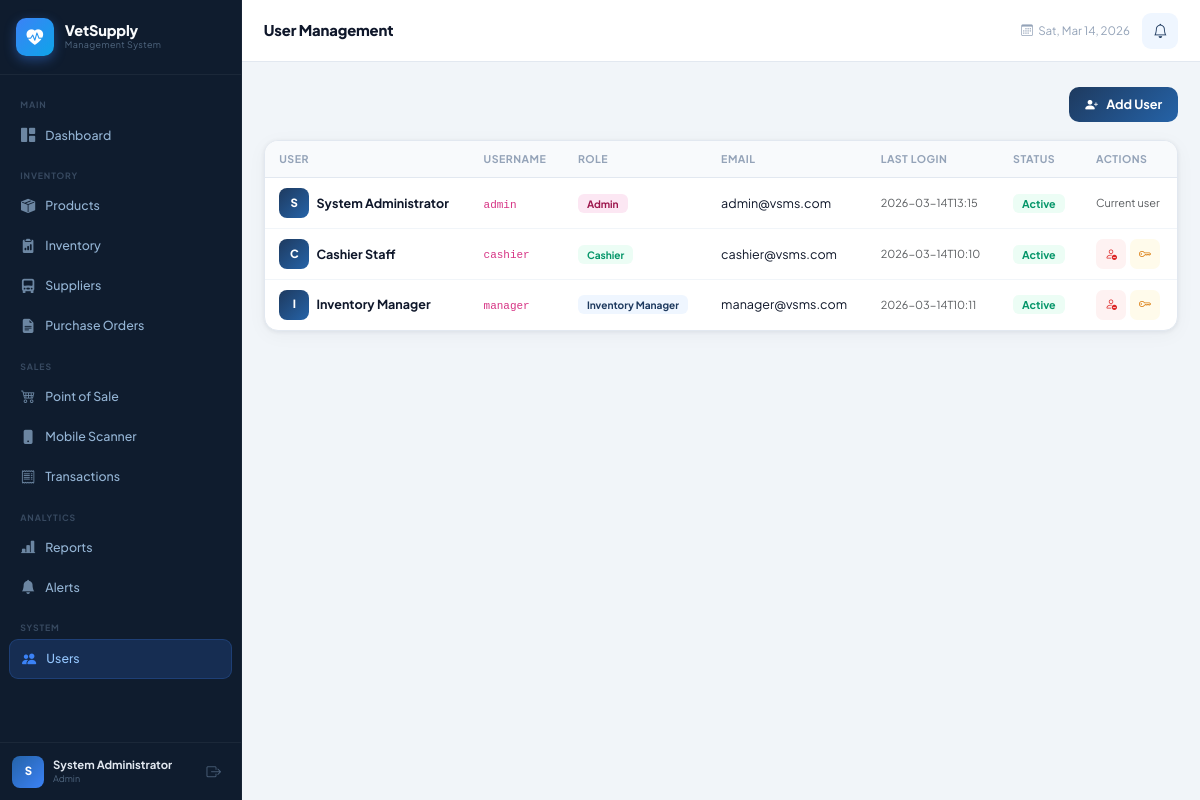
The page /users (signed in) on the database as committed earlier.
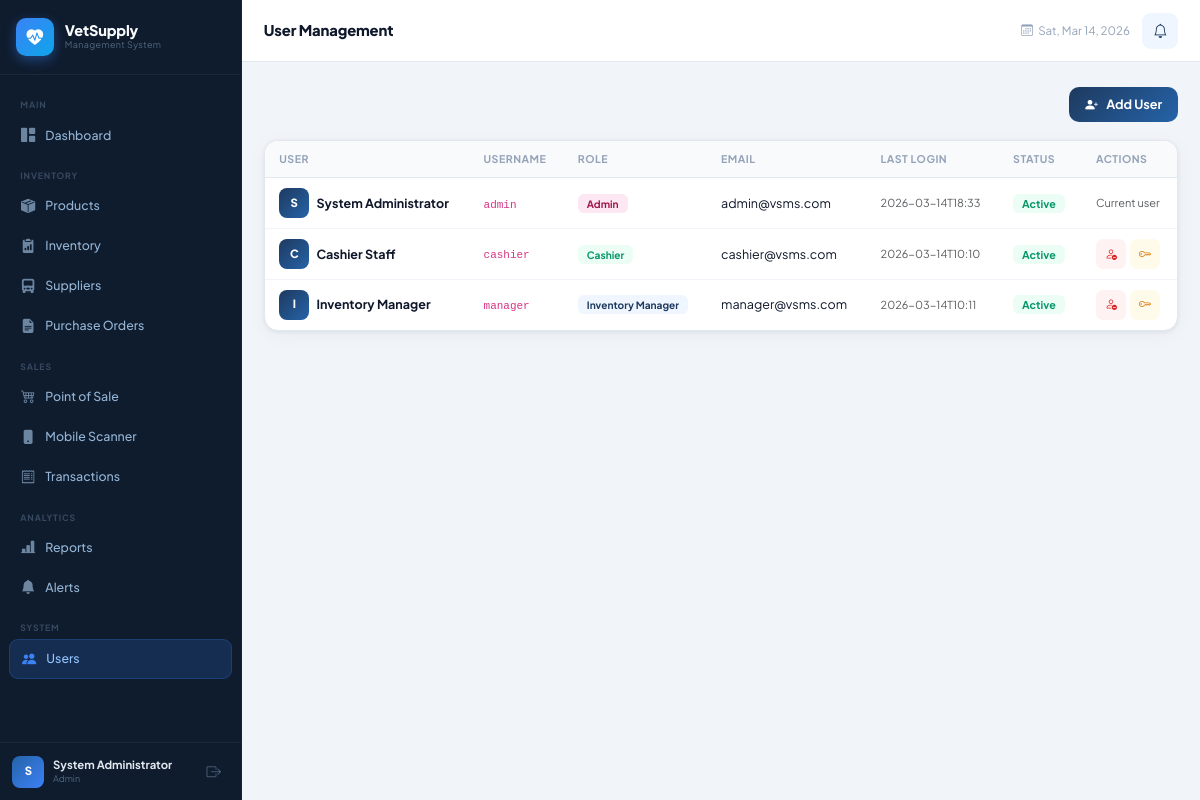
The same page on the database as committed later.
### tables this page shows
CREATE TABLE users (
            user_id INTEGER PRIMARY KEY AUTOINCREMENT,
            username TEXT UNIQUE NOT NULL,
            password TEXT NOT NULL,
            full_name TEXT NOT NULL,
            role TEXT NOT NULL CHECK(role IN ('admin','inventory_manager','cashier')),
            email TEXT,
            phone TEXT,
            is_active INTEGER DEFAULT 1,
            created_at TIMESTAMP DEFAULT CURRENT_TIMESTAMP,
            last_login TIMESTAMP
        );

### routes/alert_routes.py (the view)
@user_bp.route('/users')
@login_required
@admin_required
def index():
    conn = get_db()
    users = conn.execute("SELECT * FROM users ORDER BY role, full_name").fetchall()
    conn.close()
    return render_template('users.html', users=users)

### app.py (called while the page is built)
@app.context_processor
def inject_globals():
    return {'today': _date.today()}

### database/db.py (called while the page is built)
def get_db():
    os.makedirs(os.path.dirname(DB_PATH), exist_ok=True)
    conn = sqlite3.connect(DB_PATH)
    conn.row_factory = sqlite3.Row
    conn.execute("PRAGMA foreign_keys = ON")
    return conn

### routes/alert_routes.py (called while the page is built)
def login_required(f):
    @wraps(f)
    def decorated(*args, **kwargs):
        if 'user_id' not in session:
            return redirect(url_for('auth.login'))
        return f(*args, **kwargs)
    return decorated

def admin_required(f):
    @wraps(f)
    def decorated(*args, **kwargs):
        if session.get('role') != 'admin':
            flash('Admin access required.', 'danger')
            return redirect(url_for('dashboard.index'))
        return f(*args, **kwargs)
    return decorated

### templates/users.html (shortened to what this page needs)
{% extends "base.html" %}
{% block page_title %}User Management{% endblock %}
{% block content %}
<div class="page-actions-bar">
    <button class="btn-vsms btn-add" data-bs-toggle="modal" data-bs-target="#addUserModal">
        <i class="bi bi-person-plus-fill me-1"></i> Add User
    </button>
</div>
<div class="table-card">
    <div class="table-responsive">
        <table class="vsms-table">
            <thead>
                <tr><th>User</th><th>Username</th><th>Role</th><th>Email</th><th>Last Login</th><th>Status</th><th>Actions</th></tr>
            </thead>
            <tbody>
                {% for u in users %}
                <tr>
                    <td>
                        <div class="d-flex align-items-center gap-2">
                            <div class="user-avatar-sm">{{ u.full_name[0] | upper }}</div>
                            <strong>{{ u.full_name }}</strong>
                        </div>
                    </td>
                    <td><code>{{ u.username }}</code></td>
                    <td>
                        <span class="role-badge role-{{ u.role }}">
                            {{ u.role | replace('_', ' ') | title }}
                        </span>
                    </td>
                    <td>{{ u.email or '—' }}</td>
                    <td class="text-muted small">{{ u.last_login[:16] if u.last_login else 'Never' }}</td>
                    <td>
                        <span class="status-badge {{ 'status-success' if u.is_active else 'status-danger' }}">
                            {{ 'Active' if u.is_active else 'Inactive' }}
                        </span>
                    </td>
                    <td>
                        <div class="action-btns">
                            {% if u.user_id != session.user_id %}
                            <form method="POST" action="{{ url_for('users.toggle', uid=u.user_id) }}" class="d-inline">
                                <button type="submit" class="btn-icon {{ 'btn-delete' if u.is_active else 'btn-success-icon' }}" title="{{ 'Deactivate' if u.is_active else 'Activate' }}">
                                    <i class="bi bi-{{ 'person-dash' if u.is_active else 'person-check' }}"></i>
                                </button>
                            </form>
                            <button class="btn-icon btn-edit" onclick="openResetPw({{ u.user_id }}, '{{ u.full_name }}')" title="Reset Password">
                                <i class="bi bi-key"></i>
                            </button>
                            {% else %}
                            <span class="text-muted small">Current user</span>
                            {% endif %}
                        </div>
                    </td>
                </tr>
                {% endfor %}
            </tbody>
        </table>
    </div>
</div>
{% endblock %}

### templates/base.html (shortened to what this page needs)
<!DOCTYPE html>
<html lang="en">
<head>
    <link href="https://cdn.jsdelivr.net/npm/bootstrap@5.3.2/dist/css/bootstrap.min.css" rel="stylesheet">
    <link href="https://cdn.jsdelivr.net/npm/bootstrap-icons@1.11.3/font/bootstrap-icons.css" rel="stylesheet">
    <link href="{{ url_for('static', filename='css/style.css') }}" rel="stylesheet">
</head>
<body>
    <nav class="sidebar" id="sidebar">
        <div class="sidebar-header">
            <div class="brand-logo">
                <div class="brand-icon"><i class="bi bi-heart-pulse-fill"></i></div>
                <div class="brand-text">
                    <span class="brand-name">VetSupply</span>
                    <span class="brand-sub">Management System</span>
                </div>
            </div>
        </div>
        <div class="sidebar-nav">
            <div class="nav-section-label">Main</div>
            <a href="{{ url_for('dashboard.index') }}" class="nav-link {% if request.endpoint == 'dashboard.index' %}active{% endif %}">
                <i class="bi bi-grid-1x2-fill"></i><span>Dashboard</span>
            </a>
            {% if session.role in ['admin', 'inventory_manager'] %}
            <div class="nav-section-label">Inventory</div>
            <a href="{{ url_for('products.index') }}" class="nav-link {% if request.blueprint == 'products' %}active{% endif %}">
                <i class="bi bi-box-seam-fill"></i><span>Products</span>
            </a>
            <a href="{{ url_for('inventory.index') }}" class="nav-link {% if request.blueprint == 'inventory' %}active{% endif %}">
                <i class="bi bi-clipboard2-data-fill"></i><span>Inventory</span>
            </a>
            <a href="{{ url_for('suppliers.index') }}" class="nav-link {% if request.blueprint == 'suppliers' %}active{% endif %}">
                <i class="bi bi-truck-front-fill"></i><span>Suppliers</span>
            </a>
            <a href="{{ url_for('purchase_orders.index') }}" class="nav-link {% if request.blueprint == 'purchase_orders' %}active{% endif %}">
                <i class="bi bi-file-earmark-text-fill"></i><span>Purchase Orders
                </span>
            </a>
            {% endif %}
            <div class="nav-section-label">Sales</div>
            <a href="{{ url_for('pos.index') }}" class="nav-link {% if request.endpoint == 'pos.index' %}active{% endif %}">
                <i class="bi bi-cart4"></i><span>Point of Sale</span>
            </a>
            <a href="{{ url_for('pos.mobile_scan') }}" class="nav-link {% if request.endpoint == 'pos.mobile_scan' %}active{% endif %}">
                <i class="bi bi-phone-fill"></i><span>Mobile Scanner</span>
            </a>
            <a href="{{ url_for('pos.transactions') }}" class="nav-link {% if request.endpoint == 'pos.transactions' %}active{% endif %}">
                <i class="bi bi-receipt"></i><span>Transactions</span>
            </a>
            {% if session.role in ['admin', 'inventory_manager'] %}
            <div class="nav-section-label">Analytics</div>
            <a href="{{ url_for('reports.index') }}" class="nav-link {% if request.blueprint == 'reports' %}active{% endif %}">
                <i class="bi bi-bar-chart-line-fill"></i><span>Reports</span>
            </a>
            <a href="{{ url_for('alerts.index') }}" class="nav-link {% if request.blueprint == 'alerts' %}active{% endif %}">
                <i class="bi bi-bell-fill"></i><span>Alerts
                </span>
            </a>
            {% endif %}
            {% if session.role == 'admin' %}
            <div class="nav-section-label">System</div>
            <a href="{{ url_for('users.index') }}" class="nav-link {% if request.blueprint == 'users' %}active{% endif %}">
                <i class="bi bi-people-fill"></i><span>Users</span>
            </a>
            {% endif %}
        </div>
        <div class="sidebar-footer">
            <div class="user-info">
                <div class="user-avatar">{{ session.full_name[0] | upper }}</div>
                <div class="user-details">
                    <div class="user-name">{{ session.full_name }}</div>
                    <div class="user-role">{{ session.role | replace('_', ' ') | title }}</div>
                </div>
            </div>
            <a href="{{ url_for('auth.logout') }}" class="btn-logout" title="Logout">
                <i class="bi bi-box-arrow-right"></i>
            </a>
        </div>
    </nav>
    <div class="main-content" id="main-content">
        <header class="topbar">
            <div class="topbar-title">{% block page_title %}Dashboard{% endblock %}</div>
            <div class="topbar-actions">
                <div class="topbar-date">
                    <i class="bi bi-calendar3"></i>
                    <span id="currentDate"></span>
                </div>
                {% if session.role in ['admin', 'inventory_manager'] %}
                <a href="{{ url_for('alerts.index') }}" class="topbar-alert-btn" id="topbar-alert">
                    <i class="bi bi-bell"></i>
                </a>
                {% endif %}
            </div>
        </header>
        <div class="flash-container">
        </div>
        <div class="page-content">
            {% block content %}{% endblock %}
        </div>
    </div>
</body>
</html>

Rows that differ between the two databases and show on the page:
changed users "System Administrator": last_login "2026-03-14T13:15" → "2026-03-14T18:33"
